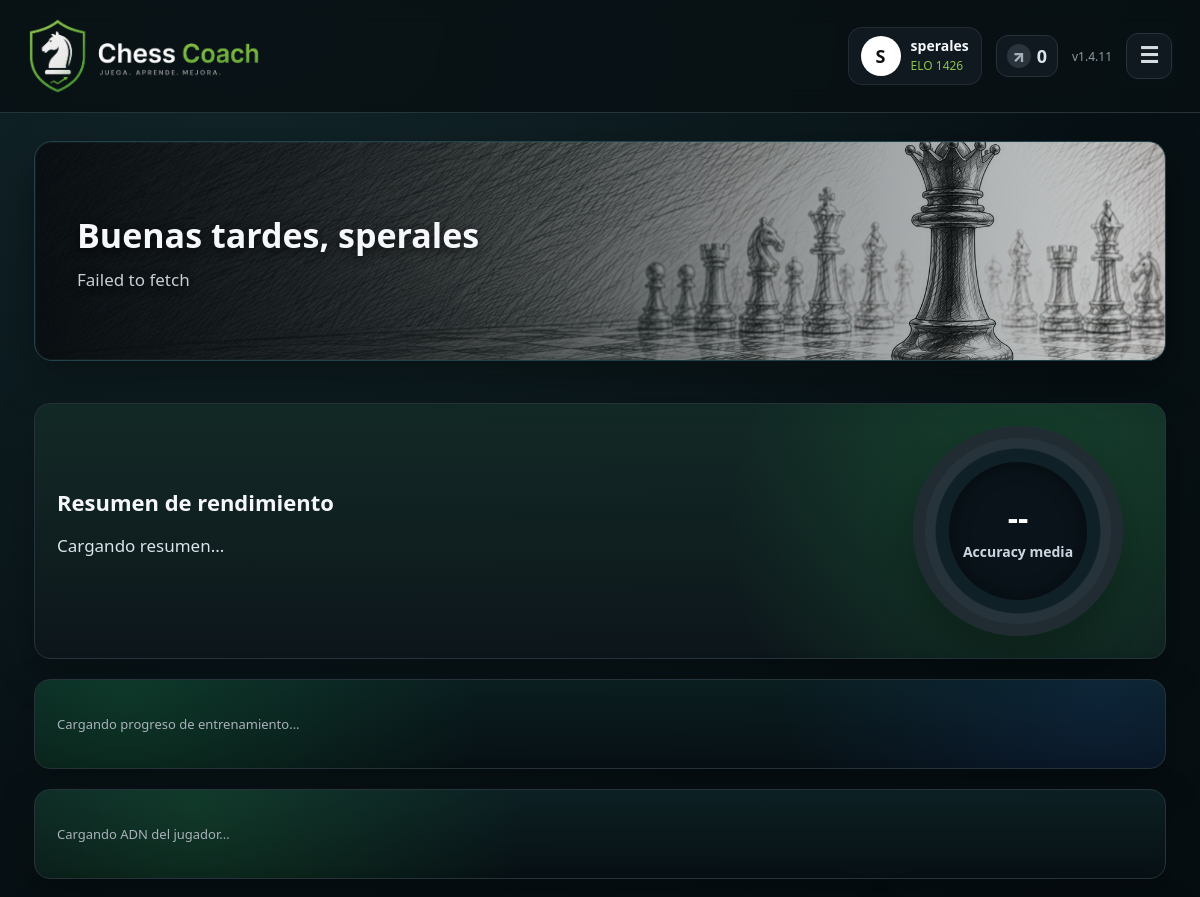
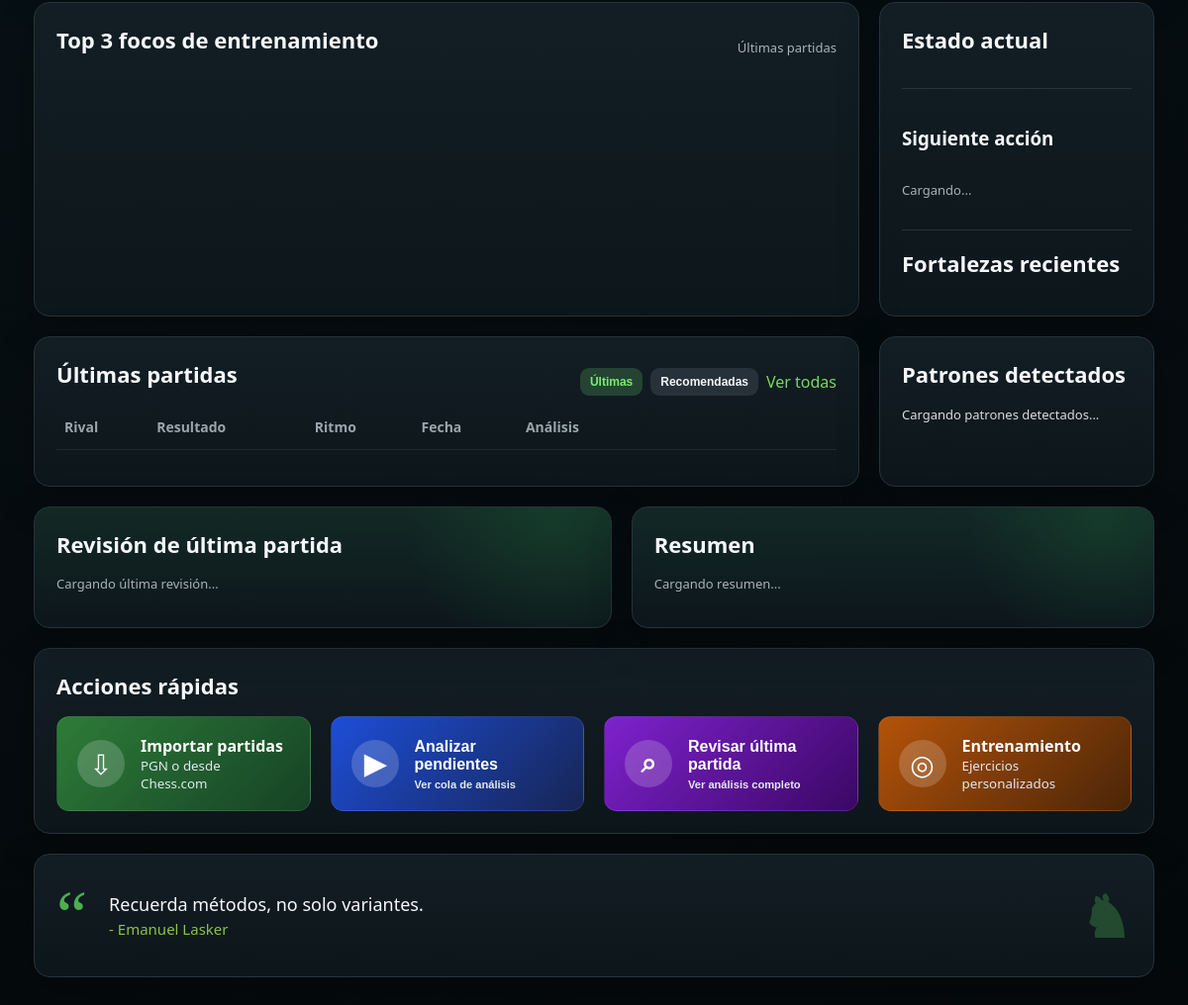
The app's page /app.php (signed in) with its own data (2 pictures, top to bottom).
### tables this page shows
CREATE TABLE IF NOT EXISTS users (
  id INT UNSIGNED NOT NULL AUTO_INCREMENT,
  username VARCHAR(80) NOT NULL,
  password_hash VARCHAR(255) NOT NULL,
  piece_set VARCHAR(80) NOT NULL DEFAULT 'Set 1',
  board_theme VARCHAR(20) NOT NULL DEFAULT 'green',
  created_at TIMESTAMP NOT NULL DEFAULT CURRENT_TIMESTAMP,
  updated_at TIMESTAMP NULL DEFAULT NULL ON UPDATE CURRENT_TIMESTAMP,
  PRIMARY KEY (id),
  UNIQUE KEY uq_users_username (username)
);

CREATE TABLE IF NOT EXISTS motivational_quotes (
  id INT UNSIGNED NOT NULL AUTO_INCREMENT,
  quote_text VARCHAR(255) NOT NULL,
  author VARCHAR(120) NOT NULL,
  source_name VARCHAR(120) DEFAULT NULL,
  source_url VARCHAR(255) DEFAULT NULL,
  is_active TINYINT(1) NOT NULL DEFAULT 1,
  display_order INT UNSIGNED NOT NULL DEFAULT 0,
  created_at TIMESTAMP NOT NULL DEFAULT CURRENT_TIMESTAMP,
  updated_at TIMESTAMP NULL DEFAULT NULL ON UPDATE CURRENT_TIMESTAMP,
  PRIMARY KEY (id),
  UNIQUE KEY uq_motivational_quote_text (quote_text),
  KEY idx_motivational_quotes_active (is_active),
  KEY idx_motivational_quotes_order (display_order)
);

### app.php (the view, shortened to what the rows shown need)
<?php
require_once __DIR__ . '/includes/auth.php';
require_once __DIR__ . '/includes/helpers.php';
require_once __DIR__ . '/includes/motivational_quotes.php';
$u = require_login();
$quote = random_motivational_quote();
$assetVersion = (string)filemtime(__DIR__ . '/assets/css/app.css');
$hour = (int)date('G');
$greeting = $hour < 12 ? 'Buenos días' : ($hour < 21 ? 'Buenas tardes' : 'Buenas noches');
?>
<!doctype html>
<html lang="es">
<head>
  <link rel="stylesheet" href="assets/css/app.css?v=<?=e($assetVersion)?>">
</head>
<body class="dark-shell">
<?php header_bar('Chess Coach'); ?>
<div class="app-area">
<main class="dashboard trainer-dashboard">
  <section class="hero-card trainer-hero">
    <div>
      <h1><?=e($greeting)?>, <?=e($u['username'])?></h1>
      <p id="trainerHeroText">Preparando tu panel de entrenamiento...</p>
    </div>
  </section>
  <section class="panel trainer-summary-panel">
    <div class="trainer-summary-content">
      <div class="trainer-summary-main">
        <h2>Resumen de rendimiento</h2>
      </div>
    </div>
  </section>
  <section class="home-middle-grid">
    <section class="panel trainer-focus-panel">
      <div class="panel-head">
        <h2>Top 3 focos de entrenamiento</h2>
      </div>
    </section>
    <section class="panel trainer-state-panel">
      <h2>Estado actual</h2>
      <h2>Fortalezas recientes</h2>
    </section>
    <section class="panel" id="partidas">
      <div class="panel-head">
        <h2 id="gamesPanelTitle">Últimas partidas</h2>
      </div>
      <table class="games">
        <thead>
          <tr>
            <th>Rival</th>
            <th>Resultado</th>
            <th id="gamesThirdColumnHeader">Ritmo</th>
            <th class="hide-sm">Fecha</th>
            <th>Análisis</th>
            <th class="actions-spacer" aria-label="Acciones"></th>
            <th class="actions-spacer" aria-label="Acciones"></th>
          </tr>
        </thead>
      </table>
    </section>
    <section class="panel insight-card" id="smartTagInsight">
      <h2>Patrones detectados</h2>
    </section>
  </section>
  <section class="home-review-grid">
    <section class="panel home-review-card" id="latestReviewCard">
      <h2>Revisión de última partida</h2>
    </section>
    <section class="panel home-review-counts-card" id="latestReviewCountsCard">
      <h2>Resumen</h2>
    </section>
  </section>
  <section class="quick-panel-wrap">
    <section class="panel quick-panel">
      <h2>Acciones rápidas</h2>
    </section>
  </section>
  <section class="quote-panel panel">
    <span>“</span>
    <p><?=e($quote['quote_text'] ?? '')?><br><small>- <?=e($quote['author'] ?? '')?></small></p>
    <b>♞</b>
  </section>
</main>
</div>
</body>
</html>

### includes/helpers.php (shortened to what the rows shown need)
<?php
require_once __DIR__ . '/config.php';
function e(?string $s): string { return htmlspecialchars($s ?? '', ENT_QUOTES, 'UTF-8'); }
function current_user_elo(): int {
  return (int)(app_config()['default_user_elo'] ?? 1426);
}
function header_bar(string $title='Chess Coach'): void {
  $user = current_user();
  $displayName = e($user['username'] ?? 'Usuario');
  $initial = strtoupper(substr($user['username'] ?? 'U', 0, 1));
  $elo = current_user_elo();
  echo '<header class="topbar">';
  echo '<div class="user-pill"><div class="avatar">'.e($initial).'</div><div><strong>'.$displayName.'</strong><small>ELO '.$elo.'</small></div></div>';
  echo '<nav class="menu" id="userMenu">';
  echo '</nav></header>';
}

### records on screen
users: username "S", username "sperales"
motivational_quotes: quote_text "Recuerda métodos, no solo variantes.", author "Emanuel Lasker"

### other values on screen
$elo "1426"
$days "0"
$v "1.4.11"
